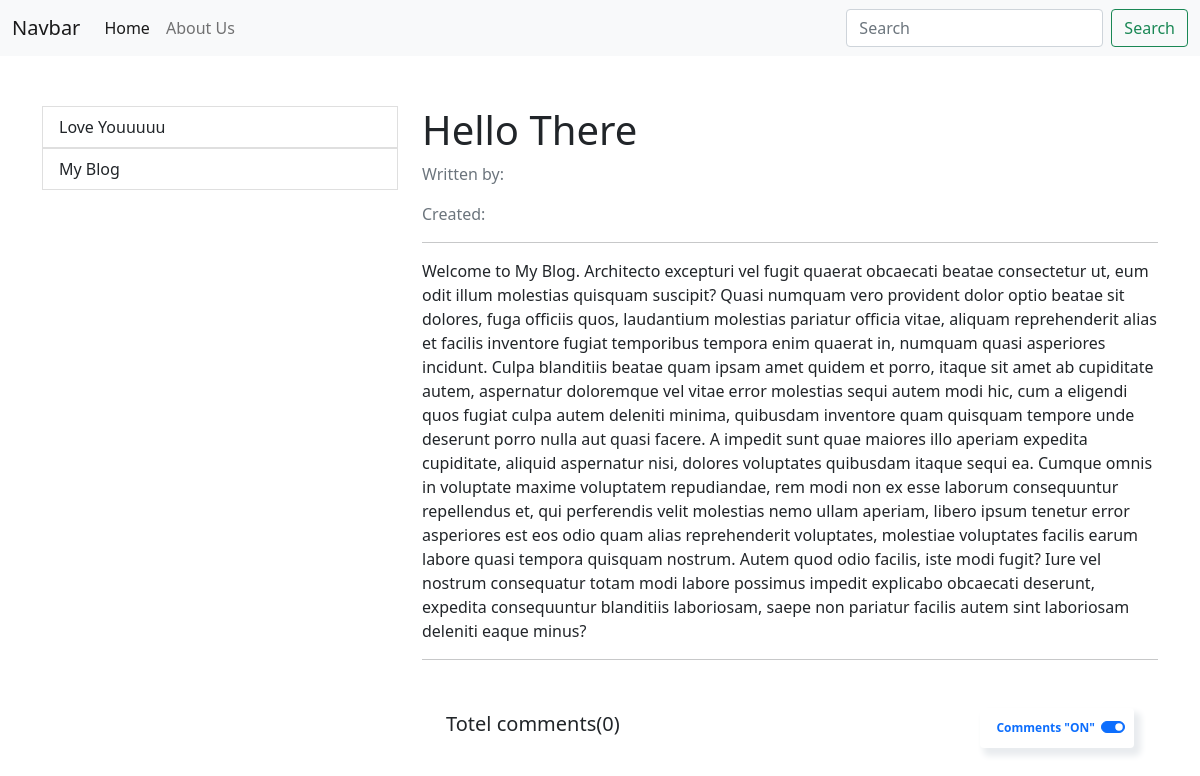
/1, run on an earlier commit of the app's database.
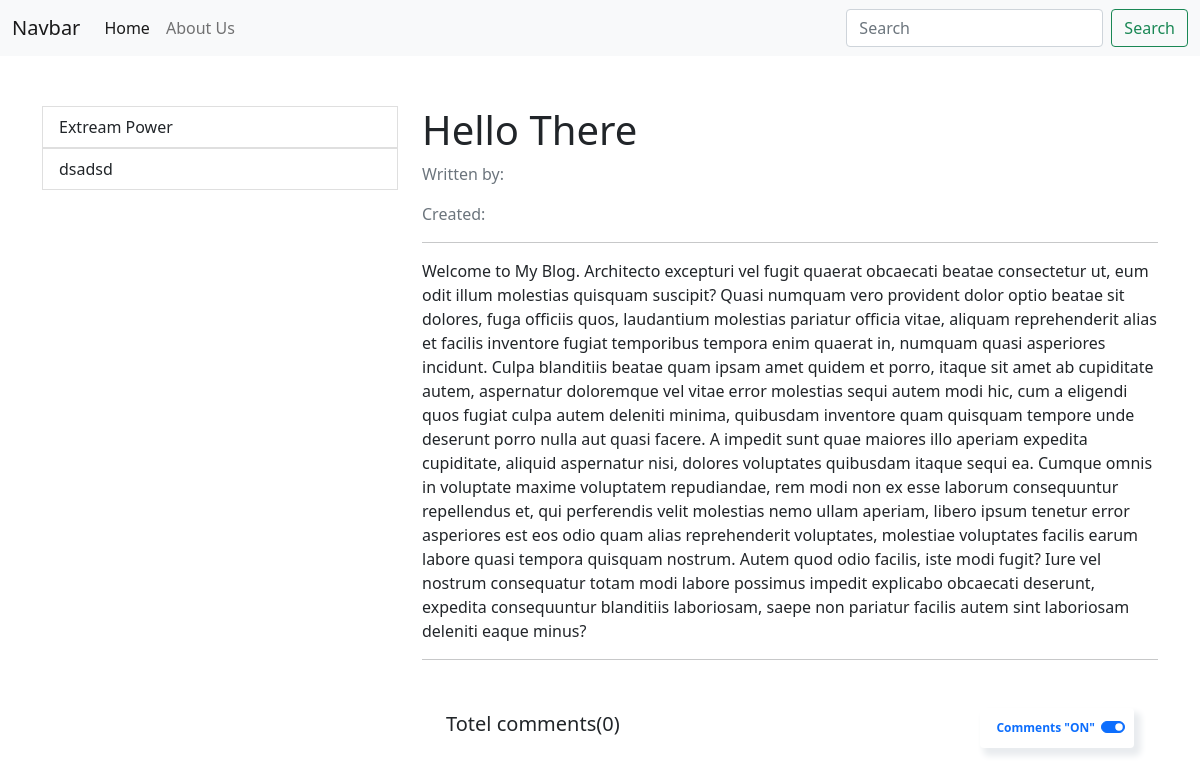
And on a later commit of the database.
### base/models.py (models this page shows, shortened)
class BlogModel(models.Model):
    user = models.ForeignKey(User, on_delete=models.CASCADE)
    title = models.CharField(max_length=255)
    desc = RichTextField()
    created = models.DateTimeField(auto_created=True)

### base/views.py (the view, shortened to what this page needs)
# urls.py: path('<int:id>', index, name='home2'),
def index(request, id):
    form = BlogForm()
    blog = {}
    message = {}
    updateForm = {}
    try:
        blog = BlogModel.objects.get(id=id)
    except:
        blog = {
            'title': "Hello There",
            'desc': "",
            'image': {'url': "https://picsum.photos/500/500?random=2"}
        }
    comments = []
    try:
        comments = CommentModel.objects.filter(blog=BlogModel.objects.get(id=id))
    except:
        print('Error')
    return render(request, 'index.html', {
        'form': form,
        'updateForm': updateForm,
        'data': BlogModel.objects.all(),
        'blog': blog,
        'comments': comments
    })

### base/forms.py
class BlogForm(forms.ModelForm):
    title= forms.CharField(widget= forms.TextInput
                           (attrs={'class':'form-control my-1',
				   'placeholder':'Title'}))
    class Meta:
        model = BlogModel
        fields = ("title",'desc')
        labels = {
            "desc": ''
        }

### templates/index.html (shortened to what this page needs)
{% extends "base.html" %}
{% block content %}
<div class="container" style="margin-top: 50px;">
  <div class="row">
    <div class="col-md-4">
      <ul class="list-group">
        {% for x in data %}
        <a href="{% url 'home2' x.id %}" style="text-decoration: none;">
          {% if request.path|slugify|cut:'/' == x.id|slugify %}
            <li class="list-group-item item active">{{x.title}}</li>
            {% else %}
            <li class="list-group-item item">{{x.title}}</li>
          {% endif %}
        </a>
        {% endfor %}
      </ul>
    </div>
    <div class="col-md-8">
      <div class="d-flex justify-content-between">
        <h1>{{blog.title}}</h1>
      </div>
      <p class="text-muted">Written by: {{blog.user.username}}</p>
      <p class="text-muted">Created: {{blog.created}}</p>
      <hr>
      {% if request.path|slugify|cut:'/' != "1" %}
      <p>{{blog.desc | safe}}</p>
      {% else %}
      <p>Welcome to My Blog. {% lorem 2 b random %}</p>
      {% endif %}
      <hr>
      <div class="container mt-5">
        <div class="row  d-flex justify-content-center">
          <div class="col-md-12">
            <div class="headings d-flex justify-content-between align-items-center mb-3">
              <h5>Totel comments({{comments|length}})</h5>
              <div class="buttons">
                <span class="badge bg-white d-flex flex-row align-items-center">
                  <span class="text-primary">Comments "ON"</span>
                  <div class="form-check form-switch">
                    <input class="form-check-input" type="checkbox" id="flexSwitchCheckChecked" checked>
                  </div>
                </span>
              </div>
            </div>
          </div>
        </div>
      </div>
    </div>
  </div>
</div>
{% endblock %}

### templates/base.html (shortened to what this page needs)
<!DOCTYPE html>
<html lang="en">
<head>
    <link href="https://cdn.jsdelivr.net/npm/bootstrap@5.0.2/dist/css/bootstrap.min.css" rel="stylesheet">
<link rel="stylesheet" href="https://cdn.jsdelivr.net/npm/bootstrap-icons@1.3.0/font/bootstrap-icons.css">
</head>
<body>
    <nav class="navbar navbar-expand-lg navbar-light bg-light">
        <div class="container-fluid">
          <a class="navbar-brand" href="#">Navbar</a>
          <div class="collapse navbar-collapse" id="navbarSupportedContent">
            <ul class="navbar-nav me-auto mb-2 mb-lg-0">
              <li class="nav-item">
                <a class="nav-link active" aria-current="page" href="{% url 'home2' 1 %}">Home</a>
              </li>
              <li class="nav-item">
                <a class="nav-link" href="#">About Us</a>
              </li>
            </ul>
            <form class="d-flex">
              <input class="form-control me-2" type="search" placeholder="Search" aria-label="Search">
              <button class="btn btn-outline-success" type="submit">Search</button>
            </form>
          </div>
        </div>
      </nav>
    {% block content %}
    {% endblock %}
</body>
</html>

### templates/index.html (style rules this page uses)
.item { text-decoration: none; transition: 0.3s; }
.badge { padding: 7px; padding-right: 9px; padding-left: 16px; box-shadow: 5px 6px 6px 2px #e9ecef; }
.form-check-input { margin-top: 6px; margin-left: -24px !important; cursor: pointer; }

What changed in the data, as far as the page shows it:
removed BlogModel: title "Love Youuuuu"
removed BlogModel: title "My Blog"
added BlogModel: title "Extream Power"
added BlogModel: title "dsadsd"
